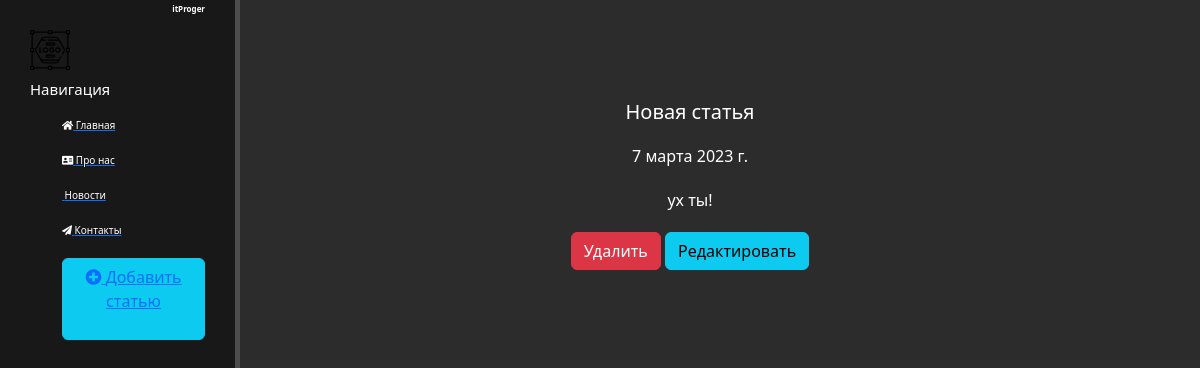
Page /news/4 on the committed database.
### news/models.py (models this page shows, shortened)
class Articles(models.Model):
    title = models.CharField('Название', max_length=50)
    anons = models.CharField('Анонс', max_length=250)
    full_text = models.TextField('Статья')
    date = models.DateField('Дата публикации')
    class Meta:
        verbose_name = 'Новость'
        verbose_name_plural = 'Новости'

### news/views.py (the view)
# urls.py: path('<int:pk>', views.NewsDetailView.as_view(), name='news-detail'),
class NewsDetailView(DetailView):
    model = Articles
    template_name = 'news/details_view.html'
    context_object_name = 'article'

### news/templates/news/details_view.html (shortened to what this page needs)
{% extends 'main/layout.html' %}
{% block content %}
    <div class="features">
        <h1>{{ article.title }}</h1>
        <p>{{ article.date }}</p>
        <p>{{ article.full_text }}</p>
        <a href="{% url 'news-delete' article.id %}" class="btn btn-danger">Удалить</a>
        <a href="{% url 'news-update' article.id %}" class="btn btn-info">Редактировать</a>
    </div>
{% endblock %}

### main/static/main/css/main.css (style rules this page uses)
body { background: #2c2c2c; }
main .features { float: left; color: #fff; margin-top: 100px; text-align: center; width: 75%; }
main .features h1 { font-size: 20px; }
main .features p { max-width: 400px; margin: 20px auto; }

### rows in the picture
Articles: title "Новая статья", date "7 марта 2023 г.", full_text "ух ты!"
